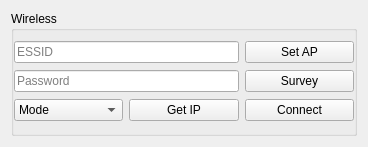
<?xml version="1.0" encoding="UTF-8"?>
<ui version="4.0">
 <class>ConsoleWifiActionsWidget</class>
 <widget class="QWidget" name="ConsoleWifiActionsWidget">
  <property name="geometry">
   <rect>
    <x>0</x>
    <y>0</y>
    <width>368</width>
    <height>147</height>
   </rect>
  </property>
  <property name="windowTitle">
   <string>Form</string>
  </property>
  <layout class="QGridLayout" name="gridLayout_2">
   <item row="0" column="0">
    <widget class="QGroupBox" name="wireless_view">
     <property name="enabled">
      <bool>true</bool>
     </property>
     <property name="sizePolicy">
      <sizepolicy hsizetype="Minimum" vsizetype="Preferred">
       <horstretch>0</horstretch>
       <verstretch>0</verstretch>
      </sizepolicy>
     </property>
     <property name="title">
      <string>Wireless</string>
     </property>
     <layout class="QGridLayout" name="gridLayout">
      <property name="leftMargin">
       <number>0</number>
      </property>
      <property name="rightMargin">
       <number>0</number>
      </property>
      <item row="0" column="0" colspan="2">
       <widget class="QLineEdit" name="essid_input">
        <property name="placeholderText">
         <string>ESSID</string>
        </property>
       </widget>
      </item>
      <item row="2" column="1">
       <widget class="QPushButton" name="button_get_ip">
        <property name="text">
         <string>Get IP</string>
        </property>
       </widget>
      </item>
      <item row="1" column="2">
       <widget class="QPushButton" name="button_survey">
        <property name="text">
         <string>Survey</string>
        </property>
       </widget>
      </item>
      <item row="2" column="0">
       <widget class="QComboBox" name="mode_select">
        <property name="enabled">
         <bool>true</bool>
        </property>
        <item>
         <property name="text">
          <string>Mode</string>
         </property>
        </item>
        <item>
         <property name="text">
          <string>STATION</string>
         </property>
        </item>
        <item>
         <property name="text">
          <string>SOFTAP</string>
         </property>
        </item>
        <item>
         <property name="text">
          <string>STATIONAP</string>
         </property>
        </item>
       </widget>
      </item>
      <item row="2" column="2">
       <widget class="QPushButton" name="button_connect">
        <property name="text">
         <string>Connect</string>
        </property>
       </widget>
      </item>
      <item row="1" column="0" colspan="2">
       <widget class="QLineEdit" name="password_entry">
        <property name="echoMode">
         <enum>QLineEdit::Normal</enum>
        </property>
        <property name="placeholderText">
         <string>Password</string>
        </property>
       </widget>
      </item>
      <item row="0" column="2">
       <widget class="QPushButton" name="button_set_ap">
        <property name="text">
         <string>Set AP</string>
        </property>
       </widget>
      </item>
     </layout>
    </widget>
   </item>
  </layout>
 </widget>
 <resources/>
 <connections/>
</ui>
